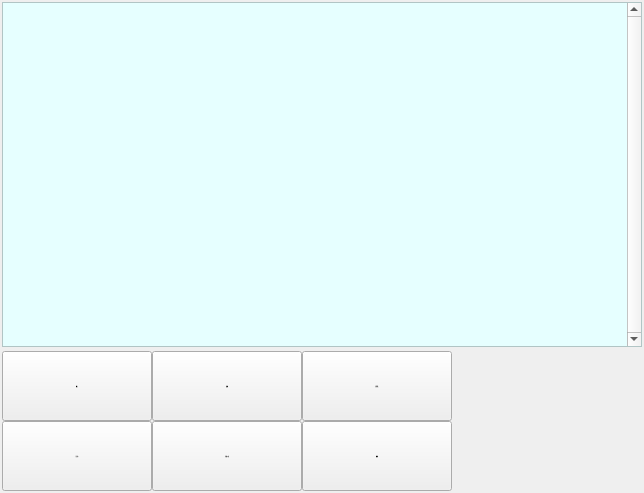
        <widget class="QWidget" name="TabProgram">
         <attribute name="icon">
          <iconset resource="xPad.qrc">
           <normaloff>:/img/widget/TabHeader.png</normaloff>:/img/widget/TabHeader.png</iconset>
         </attribute>
         <attribute name="title">
          <string>程序目录</string>
         </attribute>
         <layout class="QGridLayout" name="gridLayout_2">
          <property name="horizontalSpacing">
           <number>2</number>
          </property>
          <property name="verticalSpacing">
           <number>4</number>
          </property>
          <property name="margin">
           <number>2</number>
          </property>
          <item row="0" column="0">
           <layout class="QHBoxLayout" name="horizontalLayout_2">
            <item>
             <widget class="QTableView" name="pgmView">
              <property name="sizePolicy">
               <sizepolicy hsizetype="Expanding" vsizetype="Expanding">
                <horstretch>0</horstretch>
                <verstretch>0</verstretch>
               </sizepolicy>
              </property>
              <property name="minimumSize">
               <size>
                <width>640</width>
                <height>345</height>
               </size>
              </property>
              <property name="maximumSize">
               <size>
                <width>790</width>
                <height>800</height>
               </size>
              </property>
              <property name="font">
               <font>
                <family>微软雅黑</family>
                <pointsize>-1</pointsize>
                <weight>50</weight>
                <italic>false</italic>
                <bold>false</bold>
               </font>
              </property>
              <property name="focusPolicy">
               <enum>Qt::NoFocus</enum>
              </property>
              <property name="styleSheet">
               <string notr="true">QTableView
{
	selection-background-color: rgb(64, 168, 255);
	background-color: rgb(230, 255, 255);
	alternate-background-color: rgb(199, 255, 255);
	gridline-color: rgb(168, 180, 168);
}
</string>
              </property>
              <property name="frameShadow">
               <enum>QFrame::Plain</enum>
              </property>
              <property name="verticalScrollBarPolicy">
               <enum>Qt::ScrollBarAlwaysOn</enum>
              </property>
              <property name="horizontalScrollBarPolicy">
               <enum>Qt::ScrollBarAlwaysOff</enum>
              </property>
              <property name="autoScroll">
               <bool>false</bool>
              </property>
              <property name="editTriggers">
               <set>QAbstractItemView::NoEditTriggers</set>
              </property>
              <property name="tabKeyNavigation">
               <bool>false</bool>
              </property>
              <property name="showDropIndicator" stdset="0">
               <bool>false</bool>
              </property>
              <property name="dragDropOverwriteMode">
               <bool>false</bool>
              </property>
              <property name="alternatingRowColors">
               <bool>true</bool>
              </property>
              <property name="selectionMode">
               <enum>QAbstractItemView::SingleSelection</enum>
              </property>
              <property name="selectionBehavior">
               <enum>QAbstractItemView::SelectRows</enum>
              </property>
              <property name="iconSize">
               <size>
                <width>32</width>
                <height>32</height>
               </size>
              </property>
              <property name="sortingEnabled">
               <bool>true</bool>
              </property>
              <property name="wordWrap">
               <bool>false</bool>
              </property>
              <attribute name="horizontalHeaderDefaultSectionSize">
               <number>0</number>
              </attribute>
              <attribute name="horizontalHeaderHighlightSections">
               <bool>false</bool>
              </attribute>
              <attribute name="horizontalHeaderMinimumSectionSize">
               <number>40</number>
              </attribute>
              <attribute name="verticalHeaderDefaultSectionSize">
               <number>40</number>
              </attribute>
              <attribute name="verticalHeaderMinimumSectionSize">
               <number>40</number>
              </attribute>
             </widget>
            </item>
           </layout>
          </item>
          <item row="1" column="0">
           <layout class="QGridLayout" name="gridLayout_5">
            <item row="0" column="2">
             <widget class="xPushButton" name="BtnPgmRename">
              <property name="sizePolicy">
               <sizepolicy hsizetype="Fixed" vsizetype="Fixed">
                <horstretch>0</horstretch>
                <verstretch>0</verstretch>
               </sizepolicy>
              </property>
              <property name="minimumSize">
               <size>
                <width>150</width>
                <height>70</height>
               </size>
              </property>
              <property name="maximumSize">
               <size>
                <width>150</width>
                <height>70</height>
               </size>
              </property>
              <property name="font">
               <font>
                <family>微软雅黑</family>
                <pointsize>-1</pointsize>
                <weight>50</weight>
                <italic>false</italic>
                <bold>false</bold>
               </font>
              </property>
              <property name="focusPolicy">
               <enum>Qt::NoFocus</enum>
              </property>
              <property name="text">
               <string>重命名</string>
              </property>
              <property name="icon">
               <iconset resource="xPad.qrc">
                <normaloff>:/img/32X32/FileRename.png</normaloff>:/img/32X32/FileRename.png</iconset>
              </property>
              <property name="iconSize">
               <size>
                <width>32</width>
                <height>32</height>
               </size>
              </property>
             </widget>
            </item>
            <item row="3" column="2">
             <widget class="xPushButton" name="BtnPgmDelete">
              <property name="sizePolicy">
               <sizepolicy hsizetype="Fixed" vsizetype="Fixed">
                <horstretch>0</horstretch>
                <verstretch>0</verstretch>
               </sizepolicy>
              </property>
              <property name="minimumSize">
               <size>
                <width>150</width>
                <height>70</height>
               </size>
              </property>
              <property name="maximumSize">
               <size>
                <width>150</width>
                <height>70</height>
               </size>
              </property>
              <property name="font">
               <font>
                <family>微软雅黑</family>
                <pointsize>-1</pointsize>
                <weight>50</weight>
                <italic>false</italic>
                <bold>false</bold>
               </font>
              </property>
              <property name="focusPolicy">
               <enum>Qt::NoFocus</enum>
              </property>
              <property name="text">
               <string>删除</string>
              </property>
              <property name="icon">
               <iconset resource="xPad.qrc">
                <normaloff>:/img/32X32/FileDelete.png</normaloff>:/img/32X32/FileDelete.png</iconset>
              </property>
              <property name="iconSize">
               <size>
                <width>32</width>
                <height>32</height>
               </size>
              </property>
             </widget>
            </item>
            <item row="0" column="1">
             <widget class="xPushButton" name="BtnPgmNew">
              <property name="sizePolicy">
               <sizepolicy hsizetype="Fixed" vsizetype="Fixed">
                <horstretch>0</horstretch>
                <verstretch>0</verstretch>
               </sizepolicy>
              </property>
              <property name="minimumSize">
               <size>
                <width>150</width>
                <height>70</height>
               </size>
              </property>
              <property name="maximumSize">
               <size>
                <width>150</width>
                <height>70</height>
               </size>
              </property>
              <property name="font">
               <font>
                <family>微软雅黑</family>
                <pointsize>-1</pointsize>
                <weight>50</weight>
                <italic>false</italic>
                <bold>false</bold>
               </font>
              </property>
              <property name="focusPolicy">
               <enum>Qt::NoFocus</enum>
              </property>
              <property name="text">
               <string>新建</string>
              </property>
              <property name="icon">
               <iconset resource="xPad.qrc">
                <normaloff>:/img/32X32/FileNew.png</normaloff>:/img/32X32/FileNew.png</iconset>
              </property>
              <property name="iconSize">
               <size>
                <width>32</width>
                <height>32</height>
               </size>
              </property>
             </widget>
            </item>
            <item row="3" column="0">
             <widget class="xPushButton" name="BtnPgmCopyAs">
              <property name="sizePolicy">
               <sizepolicy hsizetype="Fixed" vsizetype="Fixed">
                <horstretch>0</horstretch>
                <verstretch>0</verstretch>
               </sizepolicy>
              </property>
              <property name="minimumSize">
               <size>
                <width>150</width>
                <height>70</height>
               </size>
              </property>
              <property name="maximumSize">
               <size>
                <width>150</width>
                <height>70</height>
               </size>
              </property>
              <property name="font">
               <font>
                <family>微软雅黑</family>
                <pointsize>-1</pointsize>
                <weight>50</weight>
                <italic>false</italic>
                <bold>false</bold>
               </font>
              </property>
              <property name="focusPolicy">
               <enum>Qt::NoFocus</enum>
              </property>
              <property name="text">
               <string>另存为</string>
              </property>
              <property name="icon">
               <iconset resource="xPad.qrc">
                <normaloff>:/img/32X32/FileCopy.png</normaloff>:/img/32X32/FileCopy.png</iconset>
              </property>
              <property name="iconSize">
               <size>
                <width>32</width>
                <height>32</height>
               </size>
              </property>
             </widget>
            </item>
            <item row="0" column="0">
             <widget class="xPushButton" name="BtnPgmLoad">
              <property name="sizePolicy">
               <sizepolicy hsizetype="Fixed" vsizetype="Fixed">
                <horstretch>0</horstretch>
                <verstretch>0</verstretch>
               </sizepolicy>
              </property>
              <property name="minimumSize">
               <size>
                <width>150</width>
                <height>70</height>
               </size>
              </property>
              <property name="maximumSize">
               <size>
                <width>150</width>
                <height>70</height>
               </size>
              </property>
              <property name="font">
               <font>
                <family>微软雅黑</family>
                <pointsize>-1</pointsize>
                <weight>50</weight>
                <italic>false</italic>
                <bold>false</bold>
               </font>
              </property>
              <property name="focusPolicy">
               <enum>Qt::NoFocus</enum>
              </property>
              <property name="text">
               <string>载入</string>
              </property>
              <property name="icon">
               <iconset resource="xPad.qrc">
                <normaloff>:/img/32X32/FileLoad.png</normaloff>:/img/32X32/FileLoad.png</iconset>
              </property>
              <property name="iconSize">
               <size>
                <width>32</width>
                <height>32</height>
               </size>
              </property>
             </widget>
            </item>
            <item row="3" column="1">
             <widget class="xPushButton" name="BtnPgmExport">
              <property name="sizePolicy">
               <sizepolicy hsizetype="Fixed" vsizetype="Fixed">
                <horstretch>0</horstretch>
                <verstretch>0</verstretch>
               </sizepolicy>
              </property>
              <property name="minimumSize">
               <size>
                <width>150</width>
                <height>70</height>
               </size>
              </property>
              <property name="maximumSize">
               <size>
                <width>150</width>
                <height>70</height>
               </size>
              </property>
              <property name="font">
               <font>
                <family>微软雅黑</family>
                <pointsize>-1</pointsize>
                <weight>50</weight>
                <italic>false</italic>
                <bold>false</bold>
               </font>
              </property>
              <property name="focusPolicy">
               <enum>Qt::NoFocus</enum>
              </property>
              <property name="text">
               <string>导到U盘</string>
              </property>
              <property name="icon">
               <iconset resource="xPad.qrc">
                <normaloff>:/img/32X32/Export.png</normaloff>:/img/32X32/Export.png</iconset>
              </property>
              <property name="iconSize">
               <size>
                <width>32</width>
                <height>32</height>
               </size>
              </property>
             </widget>
            </item>
            <item row="0" column="3">
             <spacer name="horizontalSpacer">
              <property name="orientation">
               <enum>Qt::Horizontal</enum>
              </property>
              <property name="sizeHint" stdset="0">
               <size>
                <width>40</width>
                <height>20</height>
               </size>
              </property>
             </spacer>
            </item>
           </layout>
          </item>
         </layout>
        </widget>
